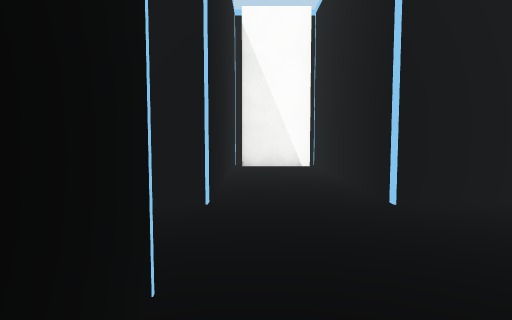
[1] (above)

24 first-person views from a walk through a Unity game level. The camera is 1.3 m above the floor, tilts 4° down and sees 75° across. The floor is counted in squares, 1.8 m on a side. Each view is taken from the middle of a square. On the plan, view 1 faces up. The plan holds only what a view shows up to about 11 squares ahead; the rest is blank. The place goes on beyond the plan. The player character is not drawn. Surface patterns are stand-ins for the level's own textures.

[2]
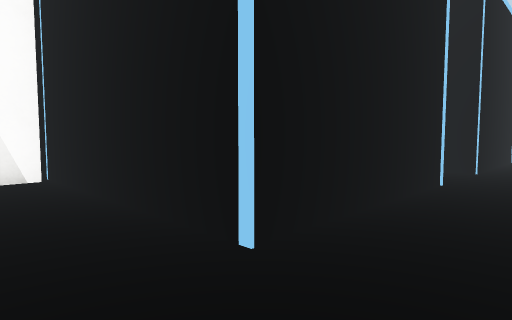

[3]
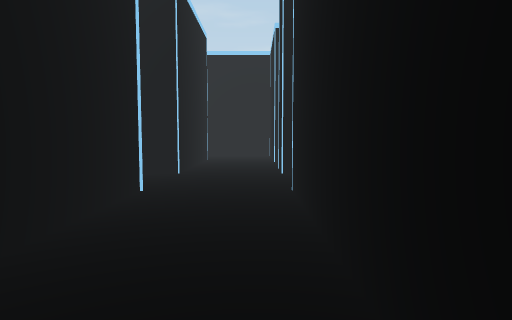

[4]
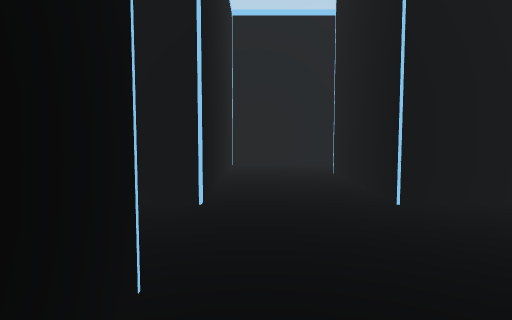

[5]
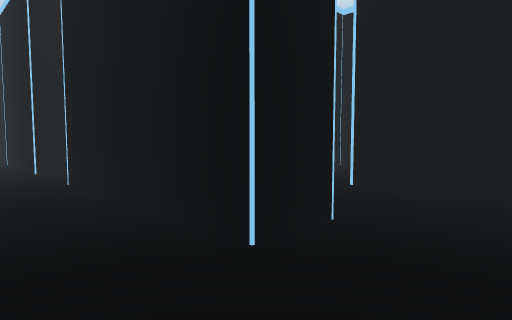

[6]
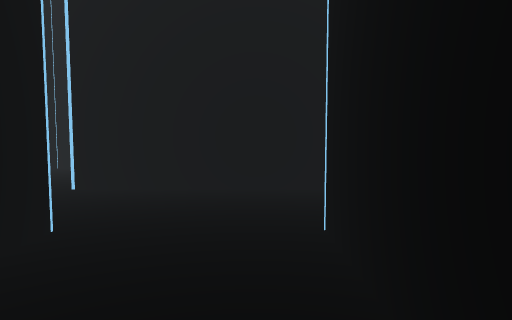

[7]
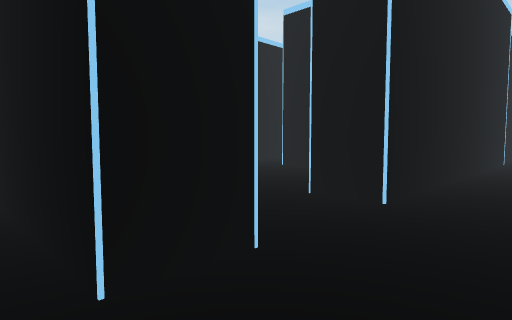

[8]
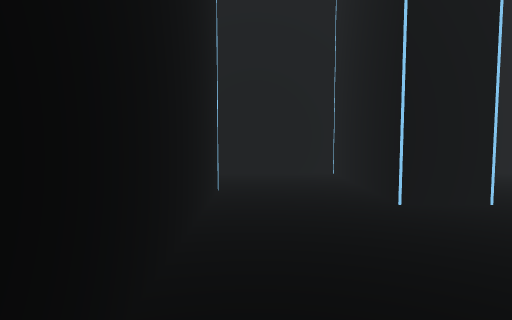

[9]
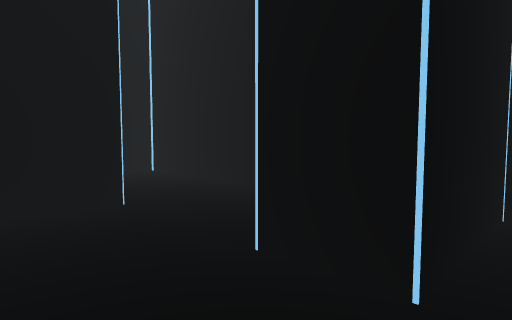

[10]
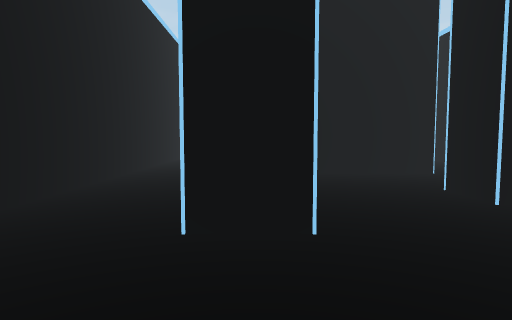

[11]
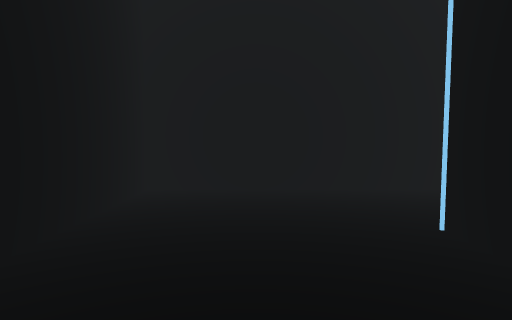

[12]
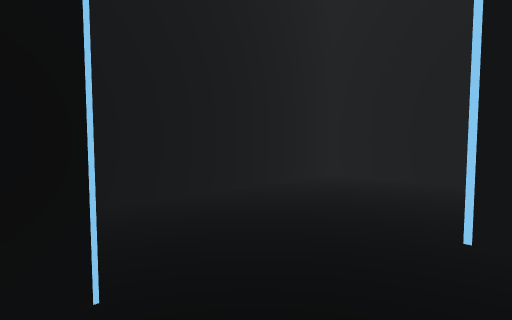

[13]
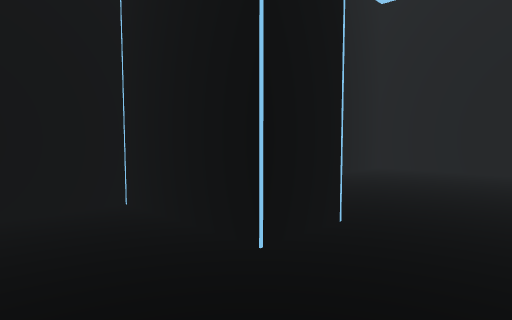

[14]
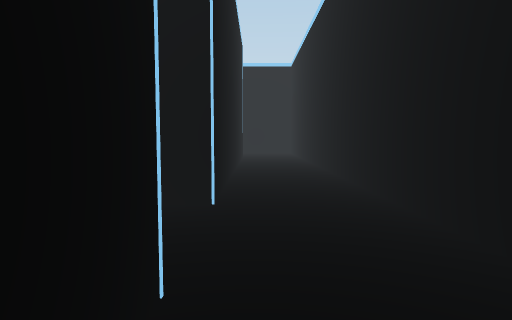

[15]
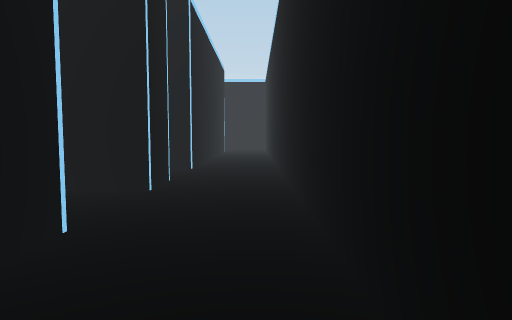

[16]
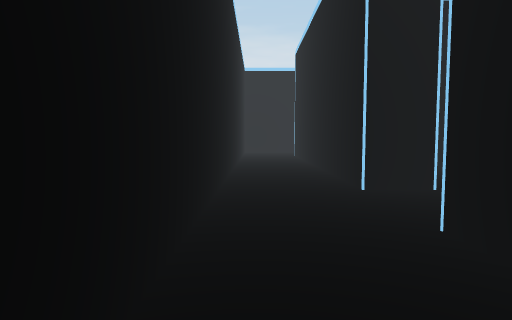

[17]
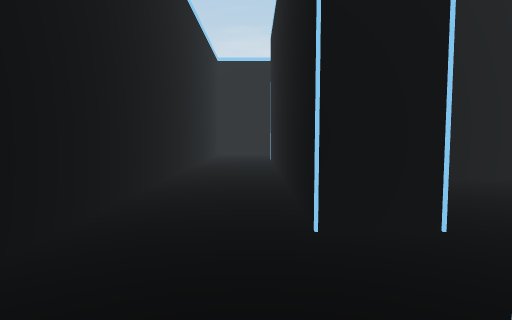

[18]
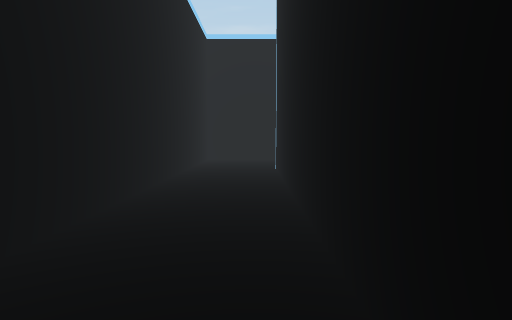

[19]
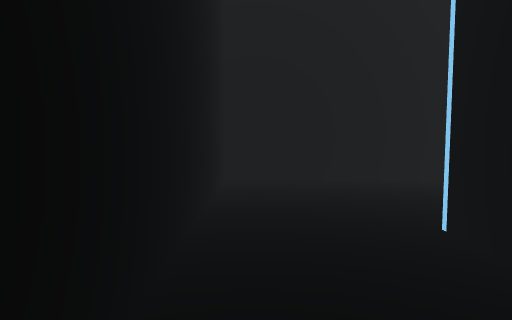

[20]
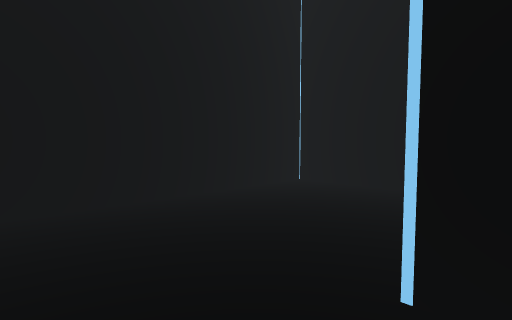

[21]
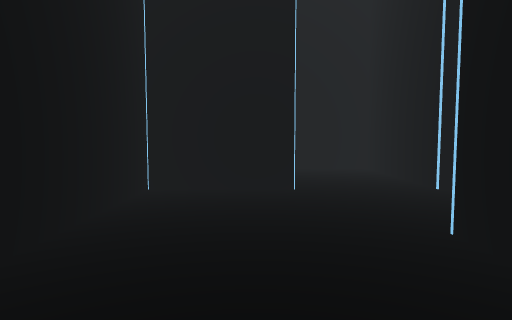

[22]
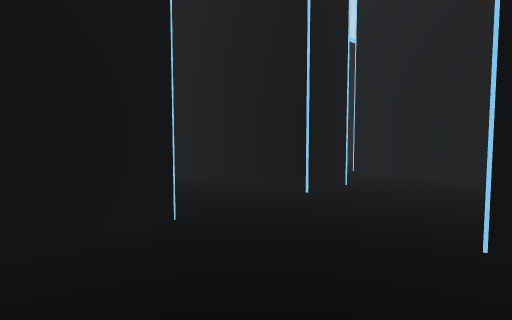

[23]
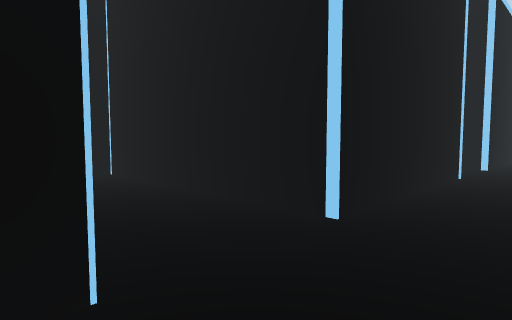

[24]
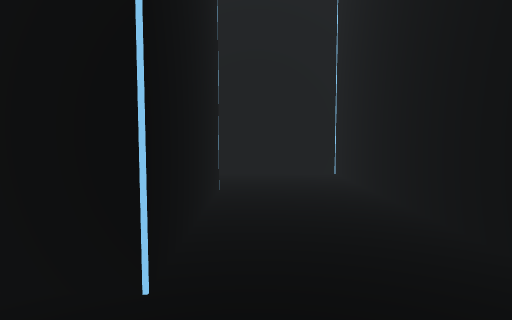

### Floor plan
Key: @ floor where view 1 was taken; # wall or solid block; . floor.
Columns run from 7 left of view 1 to 17 right of it. Each row starts with its distance up from view 1.
  9 ####  ####  #############
  8 ...#  #..#  #.....#.....#
  7 ...#  #..#  #.....#.....#
  6 #..#  #..#  #..#........#
  5 #..#  #..#  #..#.....#..#
  4 #..####..####..####..#..#
  3 .....................#..#
  2 ..... ...............#..#
  1       #..####..#..####..#
  0        @     ..#.....#..#
 -1              ..#.....#..#
 -2              ..#..#..#..#
 -3              .....#.....#
 -4              .....# ....#
 -5               ##..####..#
 -6                  .#  ...#
 -7                  .# ....#
 -8                  .#..#..#
 -9                    ..#..#
-10                   ...#..#
-11                   ####..#
-12                   ...#..#
-13                   ...#..#
-14                ####..#..#
-15                #.....#..#
-16                #........#
-17                   #.....#
-18                   #.....#
-19                   #######

Where each view was taken, in squares from view 1:
view 1: 0 up, 0 right, facing up
view 2: 2 up, 0 right, facing up-right
view 3: 2 up, 1 right, facing right
view 4: 0 up, 6 right, facing up
view 5: 4 down, 6 right, facing up-right
view 6: 4 down, 6 right, facing right
view 7: 2 up, 9 right, facing down-right
view 8: 3 up, 7 right, facing right
view 9: 5 up, 12 right, facing up-left
view 10: 8 up, 14 right, facing down
view 11: 7 up, 12 right, facing right
view 12: 5 up, 11 right, facing up-right
view 13: 5 up, 9 right, facing up-right
view 14: 6 down, 15 right, facing up
view 15: 10 down, 16 right, facing up
view 16: 3 down, 16 right, facing down
view 17: 5 down, 15 right, facing down
view 18: 8 down, 15 right, facing down
view 19: 13 down, 16 right, facing down
view 20: 15 down, 16 right, facing down-left
view 21: 17 down, 16 right, facing left
view 22: 18 down, 14 right, facing up-left
view 23: 2 up, 7 left, facing up-right
view 24: 2 up, 6 left, facing up
